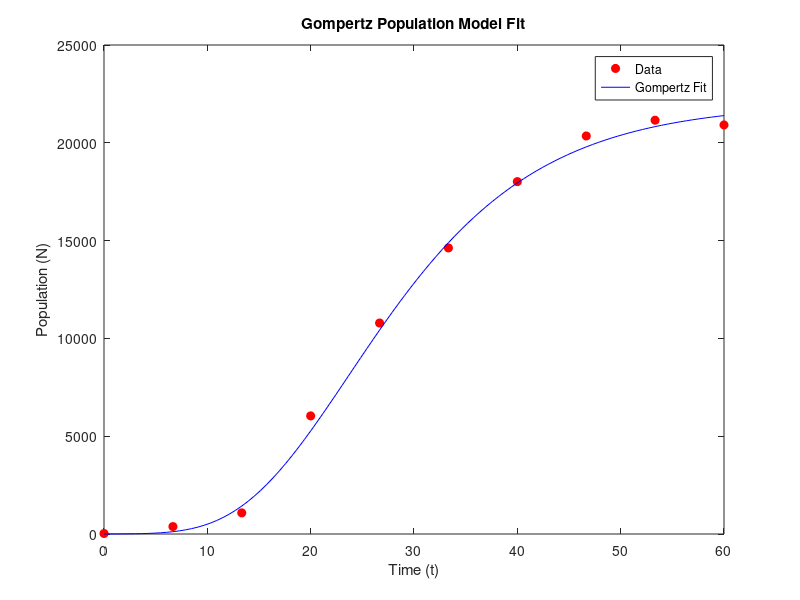

This chart was generated by the following MATLAB code:
% Data from gompertz.dat
t = [0.00; 6.67; 13.33; 20.00; 26.67; 33.33; 40.00; 46.67; 53.33; 60.00];
N = [2.6281e+01; 3.7975e+02; 1.0802e+03; 6.0378e+03; 1.0786e+04; ...
     1.4625e+04; 1.8016e+04; 2.0349e+04; 2.1154e+04; 2.0913e+04];

% Linearize
y = log(1 - log(N)/10);

% Solve Normal Equations: (t'*t)b = t'*y
% Note: b = -slope
b_fit = -(t' * t) \ (t' * y);
fprintf('Estimated b: %f\n', b_fit);

% Plotting Fit
t_fine = linspace(0, 60, 100);
N_fit = exp(10 * (1 - exp(-b_fit * t_fine)));

figure;
plot(t, N, 'ro', 'MarkerFaceColor', 'r'); hold on;
plot(t_fine, N_fit, 'b-');
xlabel('Time (t)'); ylabel('Population (N)');
legend('Data', 'Gompertz Fit');
title('Gompertz Population Model Fit');
